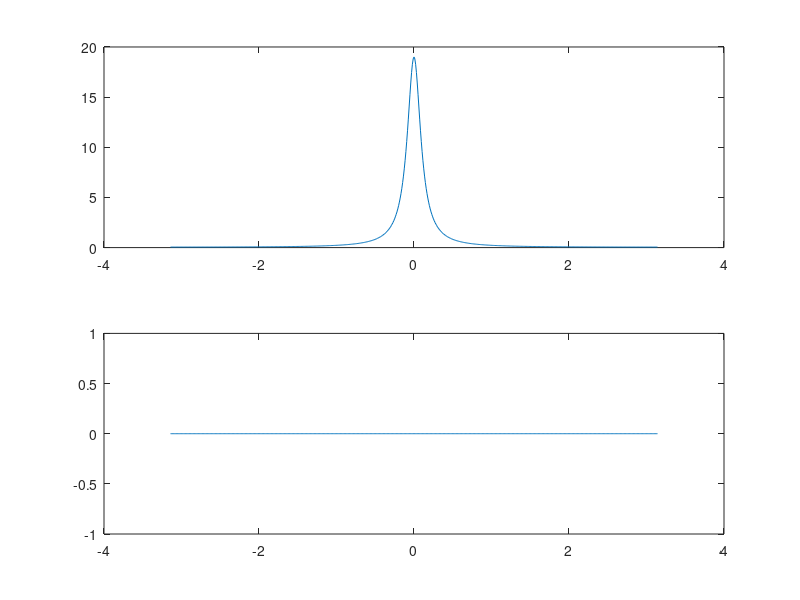

This chart was generated by the following MATLAB code:
% p3_11_1
% 한밭대학교 20191780 육정훈

w = [-300:300]*pi/300;
H = 0.19*ones(size(w))./(1.81-1.8*cos(w));
magH = abs(H);
angH = angle(H)*180/pi;

subplot(2, 1, 1); plot(w, magH);
subplot(2, 1, 2); plot(w, angH);
